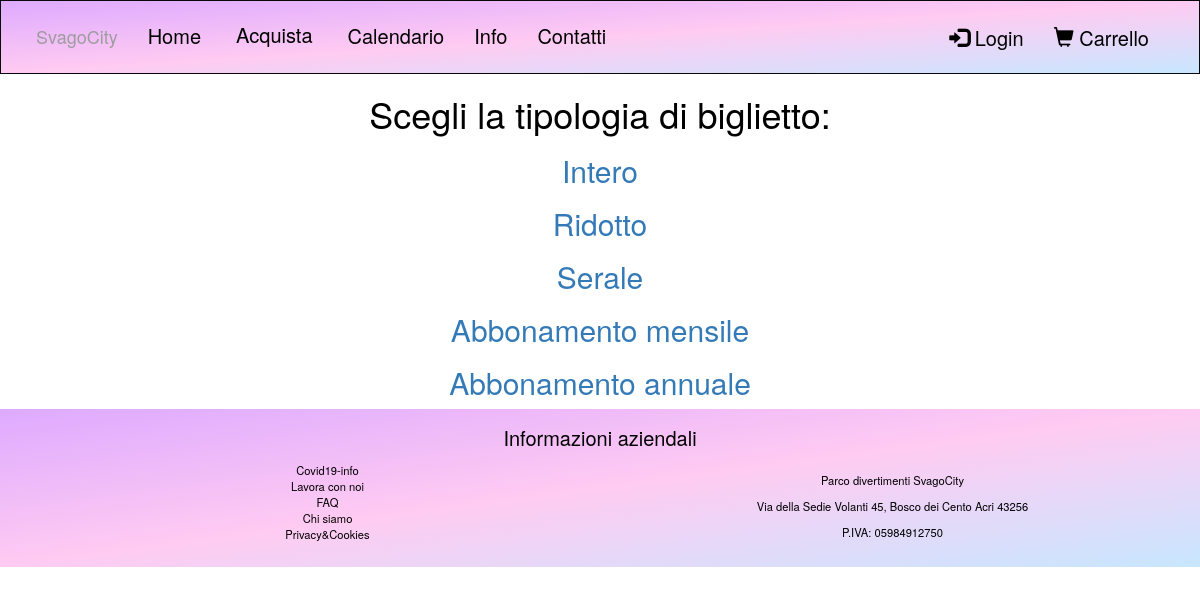
Page /biglietti.php on the committed database.
### tables this page shows
CREATE TABLE `biglietto` (
  `idBiglietto` int(100) NOT NULL,
  `tipologiaBiglietto` varchar(100) NOT NULL,
  `prezzoBiglietto` int(100) NOT NULL
);

### biglietti.php (called while the page is built)
<?php
    require_once("bootstrap.php");
    $templateParams["titolo"] = "SvagoCity - Biglietti";
    $templateParams["biglietto"] = $dbh->getTickets();
    $templateParams["nome"] = "lista-biglietti.php";
    require("template/base.php");
?>

### db/database.php (called while the page is built, shortened)
<?php
class DatabaseHelper{
    private $db;
    public function __construct($servername, $username, $password, $dbname, $port){
        $this->db = new mysqli($servername, $username, $password, $dbname, $port);
    }
    public function getTickets(){
        $stmn = $this->db->prepare("SELECT idBiglietto, tipologiaBiglietto
        FROM biglietto");
        $stmn->execute();
        $result = $stmn->get_result();
        return $result->fetch_all(MYSQLI_ASSOC);
    }
}
?>

### bootstrap.php (called while the page is built, shortened)
<?php
    require_once("db/database.php");
    $dbh = new DatabaseHelper("localhost", "root", "", "svagocity", 3306);
    require_once("utils/functions.php")
?>

### template/lista-biglietti.php (the view)
<div class="text-center">
<h1>Scegli la tipologia di biglietto:</h1>
<?php foreach($templateParams["biglietto"] as $ticket):
    $idBiglietto = $ticket["idBiglietto"];
?>
<h2>
    <a href="acquisto-biglietto.php?id=<?php echo "$idBiglietto";?>"><?php echo $ticket["tipologiaBiglietto"]?></a>
</h2>
<?php endforeach; ?>
</div>

### css/style.css (style rules this page uses)
* { color:black; }

### rows in the picture
biglietto: tipologiaBiglietto "Intero"
biglietto: tipologiaBiglietto "Ridotto"
biglietto: tipologiaBiglietto "Serale"
biglietto: tipologiaBiglietto "Abbonamento mensile"
biglietto: tipologiaBiglietto "Abbonamento annuale"
